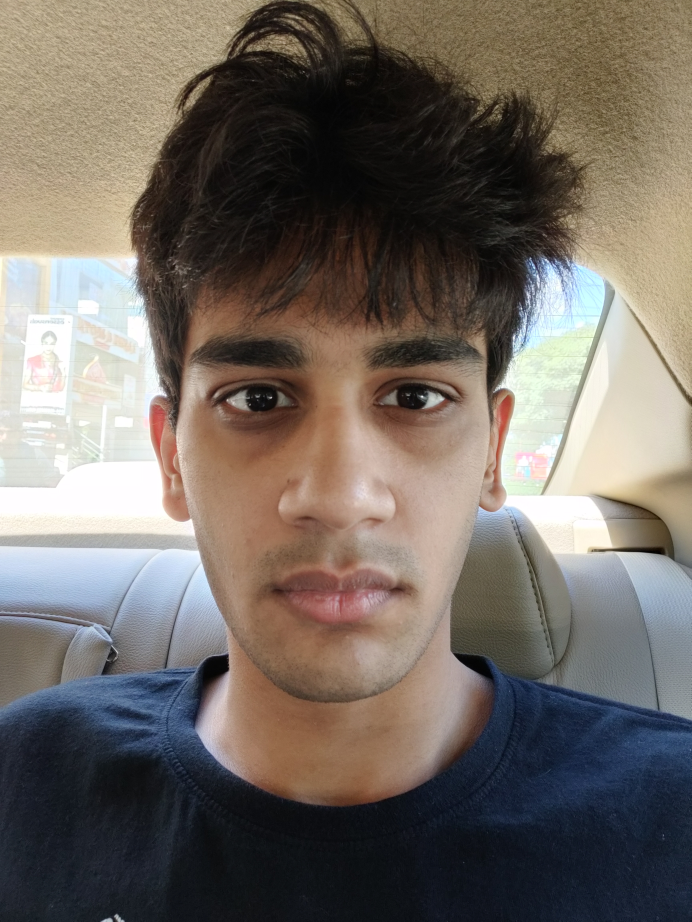
#> input picture test-data/unlock.jpg, 3456 x 4608 px (shown at 1/5 size)
$ python -i Unlock.py   (imports and definitions only)
#> lines starting #> are read from the running program, lines starting #| are printed output that depends on the picture
import cv2
import tkinter as tk
from PIL import ImageTk, Image

#------------------------------------FUNCTIONS-----------------------------------------------------#

def detect_face(img):
    #convert the test image to gray image as opencv face detector expects gray images
    gray = cv2.cvtColor(img, cv2.COLOR_BGR2GRAY)
    #load OpenCV face detector, I am using LBP which is fast
    #there is also a more accurate but slow Haar classifier
    face_cascade = cv2.CascadeClassifier('opencv-files/haarcascade_frontalface_alt.xml')
    #let's detect multiscale (some images may be closer to camera than others) images
    #result is a list of faces
    faces = face_cascade.detectMultiScale(gray, scaleFactor=1.2, minNeighbors=5);
    #if no faces are detected then return original img
    if (len(faces) == 0):
        return None, None
    #under the assumption that there will be only one face,
    #extract the face area
    (x, y, w, h) = faces[0]
    #return only the face part of the image
    return gray[y:y+w, x:x+h], faces[0]
def draw_rectangle(img, rect):
    (x, y, w, h) = rect
    cv2.rectangle(img, (x, y), (x+w, y+h), (0, 255, 0), 2)

def draw_text(img, text, x, y):
    cv2.putText(img, text, (x, y), cv2.FONT_HERSHEY_PLAIN, 1.5, (0, 255, 0), 2)

# [21 lines left out: function predict, not called in this run]

#-------------------MAIN-------------------#

# [1 line not run here, left out]
subjects = ["Aditya","Amber Heard","Bill Gates","Jason Momoa","Paul Rudd","Scarlett Johansson"]
face_recognizer = cv2.face.EigenFaceRecognizer_create()
# [1 line not run here, left out]

# [43 lines left out: functions helper, Unlock, not called in this run]
def unlockFromFile():
    frame=cv2.imread("test-data/unlock.jpg")
#> frame is the input picture: shape (4608, 3456, 3); mean B, G, R 99.4, 106.8, 115
    image=cv2.resize(frame,(400,500))
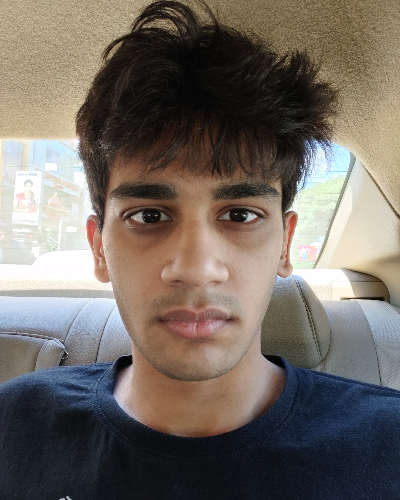
#> image: shape (500, 400, 3); mean B, G, R 99.3, 106.7, 114.9
    face, rect = detect_face(image)
#> in detect_face, `gray = cv2.cvtColor(img, cv2.COLOR_BGR2GRAY)`:
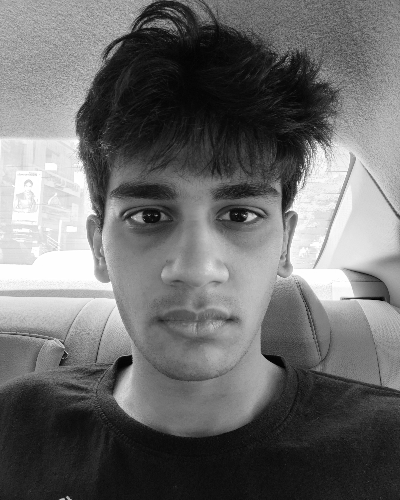
#> gray: shape (500, 400); min 1, max 255, mean 108.3
#> in detect_face, `faces = face_cascade.detectMultiScale(gray, scaleFactor=1.2, minNeighb..`: faces = [[70, 119, 268, 268]]
#> in detect_face, `(x, y, w, h) = faces[0]`: x = 70; y = 119; w = 268
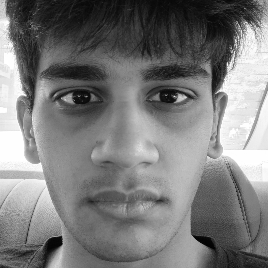
#> face: shape (268, 268); min 2, max 255, mean 122.3
#> rect = [70, 119, 268, 268]
    if face is not None:
#> (the run stopped early here; a loop or call above may not have finished)
